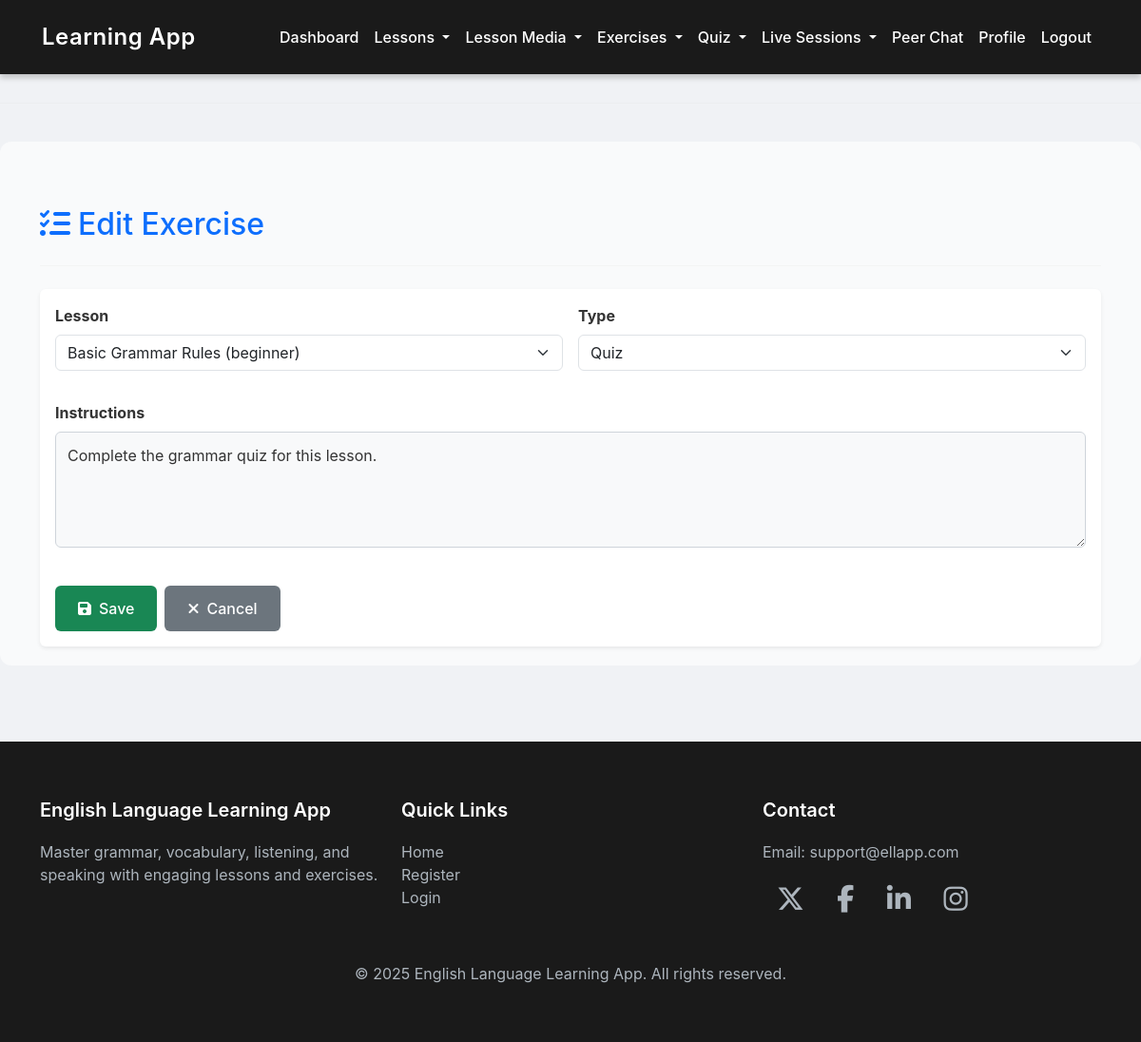
/exercises/5/edit/ (signed in), run on the app's committed database.
### myapp/models.py (models this page shows, shortened)
class Exercise(models.Model):
    TYPES = [
        ('quiz', 'Quiz'),
        ('speaking', 'Speaking'),
        ('writing', 'Writing'),
        ('listening', 'Listening'),
    ]
    lesson = models.ForeignKey(Lesson, on_delete=models.CASCADE, related_name="exercises")
    type = models.CharField(max_length=20, choices=TYPES)
    instructions = models.TextField()

### myapp/views.py (the view)
# urls.py: path('exercises/<int:pk>/edit/', views.exercise_update, name='exercise_update'),
def exercise_update(request, pk):
    if request.session.get('user_role') != 'teacher':
        messages.error(request, "Unauthorized access")
        return redirect('login')
    exercise = get_object_or_404(Exercise, pk=pk, lesson__created_by_id=request.session['user_id'])
    if request.method == "POST":
        form = ExerciseForm(request.POST, instance=exercise)
        if form.is_valid():
            form.save()
            messages.success(request, "Exercise updated successfully")
            return redirect('exercise_list')
    else:
        form = ExerciseForm(instance=exercise)
    return render(request, 'exercise/exercise_form.html', {'form': form, 'title': 'Edit Exercise'})

### myapp/forms.py
class ExerciseForm(forms.ModelForm):
    class Meta:
        model = Exercise
        fields = ['lesson', 'type', 'instructions']
        widgets = {
            'instructions': forms.Textarea(attrs={'class': 'form-control', 'rows': 4}),
            'lesson': forms.Select(attrs={'class': 'form-select'}),
            'type': forms.Select(attrs={'class': 'form-select'}),
        }

### myapp/models.py (called while the page is built)
    def __str__(self):
        return f"{self.title} ({self.skill_level})"

### templates/exercise/exercise_form.html (shortened to what this page needs)
{% extends "base.html" %}
{% block content %}
<div class="container mt-5">
    <div class="row">
        <div class="col">
            <h2 class="text-primary"><i class="fas fa-tasks me-2"></i>{{ title }}</h2>
            <hr class="my-4">
        </div>
    </div>
    <div class="row">
        <div class="col">
            <div class="card shadow-sm border-0">
                <div class="card-body">
                    <form method="post">
                        <div class="row g-3">
                            <div class="col-md-6 mb-3">
                                <label class="form-label fw-bold">{{ form.lesson.label }}</label>
                                {{ form.lesson }}
                            </div>
                            <div class="col-md-6 mb-3">
                                <label class="form-label fw-bold">{{ form.type.label }}</label>
                                {{ form.type }}
                            </div>
                            <div class="col-md-12 mb-3">
                                <label class="form-label fw-bold">{{ form.instructions.label }}</label>
                                {{ form.instructions }}
                            </div>
                        </div>
                        <div class="d-flex gap-2 mt-4">
                            <button type="submit" class="btn btn-success"><i class="fas fa-save me-2"></i>Save</button>
                            <a href="{% url 'exercise_list' %}" class="btn btn-secondary"><i class="fas fa-times me-2"></i>Cancel</a>
                        </div>
                    </form>
                </div>
            </div>
        </div>
    </div>
</div>
{% endblock %}

### templates/base.html (style rules this page uses)
body { background-color: #f0f2f5; font-family: 'Inter', -apple-system, BlinkMacSystemFont, sans-serif; color: #333; }
hr { border-top: 1px solid #e0e0e0; margin: 30px 0; }
.form-label { display: block; font-weight: 500; color: #333; margin-bottom: 8px; font-size: 1rem; }
.form-control { width: 100%; padding: 12px; font-size: 1rem; border: 1px solid #ced4da; border-radius: 6px; background-color: #f8f9fa; color: #333; transition: border-color 0.3s ease, box-shadow 0.3s ease; }
.form-control::placeholder { color: #6c757d; opacity: 0.7; }
textarea.form-control { resize: vertical; min-height: 100px; }
.btn { padding: 12px 24px; font-size: 1rem; font-weight: 500; border-radius: 6px; border: none; cursor: pointer; transition: background-color 0.3s ease, transform 0.2s ease; }
.btn-secondary { background-color: #6c757d; color: #ffffff; }

### data on the page
Exercise: lesson "Basic Grammar Rules (beginner)", type "Quiz", instructions "Complete the grammar quiz for this lesson."

### other printed values
{{ title }} "Edit Exercise"
